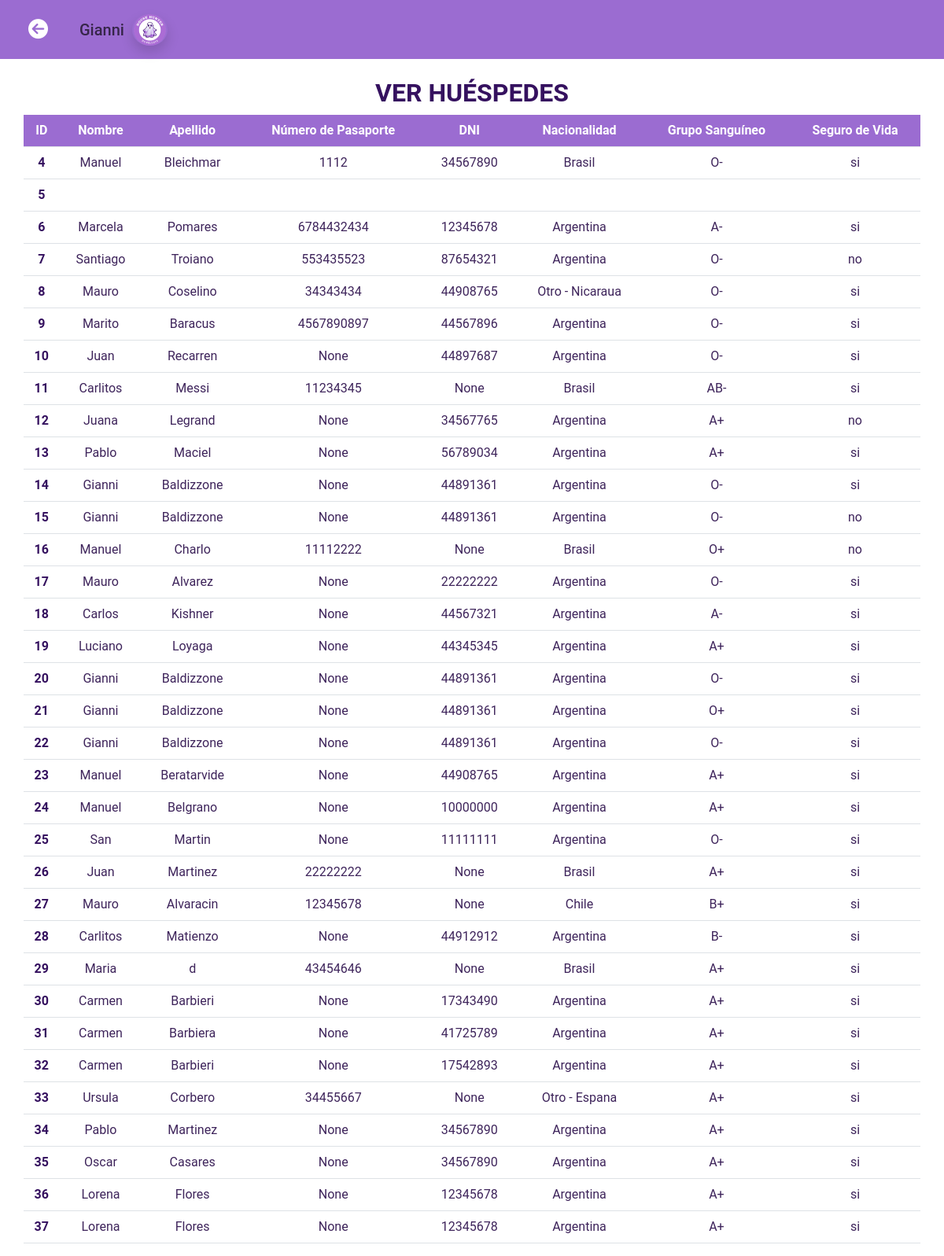
Screenshot of /abm/abmHuespedes/huespedMostrar (signed in) with the database file from the repository.
### tables this page shows
CREATE TABLE HUESPED(
    id INTEGER PRIMARY KEY,
    nombre TEXT,
    apellido TEXT,
    numero_pasaporte INT,
    dni INT,
    nacionalidad INT,
    grupo_sanguineo TEXT,
    seguro_vida TEXT
    );

### main.py (the view)
@app.route('/abm/abmHuespedes/huespedMostrar')
def  huespedMostrar():
    menu = Menu(nombre_empleado=session.get('usuario'), contrasena_empleado=session.get('contrasena'), id_empleado=session.get('id'))
    huesped = menu.mostrar_huespedes()
    return render_template('huespedMostrar.html', nombre_usuario=session.get('usuario'), huesped=huesped)

### Menu.py (called while the page is built)
  def mostrar_huespedes(self):
                  nombreBD = "househunter.db"
                  conexion = Conexion(nombreBD)
                  conexion.CrearTablaHuesped()
                  huespedes = conexion.MostrarHuespedes()
                  return huespedes

### bd.py (called while the page is built)
  def CrearTablaHuesped(self):
    self.cursor.execute('''
    CREATE TABLE IF NOT EXISTS HUESPED(
    id INTEGER PRIMARY KEY,
    nombre TEXT,
    apellido TEXT,
    numero_pasaporte INT,
    dni INT,
    nacionalidad INT,
    grupo_sanguineo TEXT,
    seguro_vida TEXT
    )
    ''')
    self.conexion.commit()

  def MostrarHuespedes(self):
    try:
        self.cursor.execute("SELECT * FROM HUESPED")
        huespedes = self.cursor.fetchall()
        return huespedes
    except sqlite3.Error as e:
        print("Error al recuperar huespedes:", e)
        return []

### templates/huespedMostrar.html (shortened to what this page needs)
<!DOCTYPE html>
<html lang="es">
<head>
    <link href="https://cdn.jsdelivr.net/npm/bootstrap@5.3.2/dist/css/bootstrap.min.css" rel="stylesheet"
>
    <link rel="stylesheet" type="text/css" href="{{ url_for('static', filename='styles/style.css')}}">
</head>
<body>
    <nav class="navbar navbar-expand-lg navbar-light bg-light">
        <div class="container-fluid">
            <a class="navbar-brand" href="{{ url_for('abmHuespedes') }}">
                <i class="fa-solid fa-circle-arrow-left fa-lg m-4"></i>
            </a>
            <div class="collapse navbar-collapse" id="navbarNav">
                <div class="navbar-text">
                    <h5 class="mr-3"> {{ nombre_usuario }} </h5>
                    <img src="{{ url_for('static', filename='img/logo2.png') }}" alt="Foto del Empleado" height="40" class="rounded-circle me-2 shadow">
                </div>
            </div>
        </div>
    </nav>
    <div class="container text-center mt-4">
        <div class="row">
            <h2 class="text-darkviolet">Ver huéspedes</h2>
            <table class="table table-responsive-md">
                <thead>
                    <tr>
                        <th scope="col" class="bg-violet">ID</th>
                        <th scope="col" class="bg-violet">Nombre</th>
                        <th scope="col" class="bg-violet">Apellido</th>
                        <th scope="col" class="bg-violet">Número de Pasaporte</th>
                        <th scope="col" class="bg-violet">DNI</th>
                        <th scope="col" class="bg-violet">Nacionalidad</th>
                        <th scope="col" class="bg-violet">Grupo Sanguíneo</th>
                        <th scope="col" class="bg-violet">Seguro de Vida</th>
                    </tr>
                </thead>
                <tbody class="table-body">
                    {% for huesped in huesped %}
                        <tr>
                            <th scope="row">{{ huesped[0] }}</th>
                            <td>{{ huesped[1] }}</td>
                            <td>{{ huesped[2] }}</td>
                            <td>{{ huesped[3] }}</td>
                            <td>{{ huesped[4] }}</td>
                            <td>{{ huesped[5] }}</td>
                            <td>{{ huesped[6] }}</td>
                            <td>{{ huesped[7] }}</td>
                        </tr>
                    {% endfor %}
                </tbody>
            </table>
        </div>
    </div>
</body>
</html>

### static/styles/style.css (style rules this page uses)
a { text-decoration: none; font-family: 'Roboto', sans-serif; font-weight: bold; }
body { overflow-x: hidden; justify-content: center; font-family: 'Roboto', sans-serif !important; }
.fa-solid { color: #fff !important; }
.text-center { font-family: 'Roboto', sans-serif; font-weight: bold; color: #fff !important; }
div.row { display: flex !important; justify-content: center !important; }
.navbar { background-color: #9B6CD1 !important; }
.navbar-text { display: flex; align-items: center; padding-right: 25px; }
.mr-3 { margin-right: 10px; margin-bottom: 0px; }
.bg-violet { background: #9B6CD1 !important; color: #fff !important; }
.table-body { font-weight: 400; }
td { color: #3e245b !important; }
th { color: #35115f !important; }
.text-darkviolet { color: #35115f !important; font-weight: bold; text-transform: uppercase; }

### rows the page displays
HUESPED: id "4", nombre "Manuel", apellido "Bleichmar", numero_pasaporte "1112", dni "34567890", nacionalidad "Brasil", grupo_sanguineo "O-", seguro_vida "si"
HUESPED: id "5"
HUESPED: id "6", nombre "Marcela", apellido "Pomares", numero_pasaporte "6784432434", dni "12345678", nacionalidad "Argentina", grupo_sanguineo "A-", seguro_vida "si"
HUESPED: id "7", nombre "Santiago", apellido "Troiano", numero_pasaporte "553435523", dni "87654321", nacionalidad "Argentina", grupo_sanguineo "O-", seguro_vida "no"
HUESPED: id "8", nombre "Mauro", apellido "Coselino", numero_pasaporte "34343434", dni "44908765", nacionalidad "Otro - Nicaraua", grupo_sanguineo "O-", seguro_vida "si"
HUESPED: id "9", nombre "Marito", apellido "Baracus", numero_pasaporte "4567890897", dni "44567896", nacionalidad "Argentina", grupo_sanguineo "O-", seguro_vida "si"
HUESPED: id "10", nombre "Juan", apellido "Recarren", huesped "None", dni "44897687", nacionalidad "Argentina", grupo_sanguineo "O-", seguro_vida "si"
HUESPED: id "11", nombre "Carlitos", apellido "Messi", numero_pasaporte "11234345", huesped "None", nacionalidad "Brasil", grupo_sanguineo "AB-", seguro_vida "si"
HUESPED: id "12", nombre "Juana", apellido "Legrand", huesped "None", dni "34567765", nacionalidad "Argentina", grupo_sanguineo "A+", seguro_vida "no"
HUESPED: id "13", nombre "Pablo", apellido "Maciel", huesped "None", dni "56789034", nacionalidad "Argentina", grupo_sanguineo "A+", seguro_vida "si"
HUESPED: id "14", nombre "Gianni", apellido "Baldizzone", huesped "None", dni "44891361", nacionalidad "Argentina", grupo_sanguineo "O-", seguro_vida "si"
HUESPED: id "15", nombre "Gianni", apellido "Baldizzone", huesped "None", dni "44891361", nacionalidad "Argentina", grupo_sanguineo "O-", seguro_vida "no"
HUESPED: id "16", nombre "Manuel", apellido "Charlo", numero_pasaporte "11112222", huesped "None", nacionalidad "Brasil", grupo_sanguineo "O+", seguro_vida "no"
HUESPED: id "17", nombre "Mauro", apellido "Alvarez", huesped "None", dni "22222222", nacionalidad "Argentina", grupo_sanguineo "O-", seguro_vida "si"
HUESPED: id "18", nombre "Carlos", apellido "Kishner", huesped "None", dni "44567321", nacionalidad "Argentina", grupo_sanguineo "A-", seguro_vida "si"
HUESPED: id "19", nombre "Luciano", apellido "Loyaga", huesped "None", dni "44345345", nacionalidad "Argentina", grupo_sanguineo "A+", seguro_vida "si"
HUESPED: id "20", nombre "Gianni", apellido "Baldizzone", huesped "None", dni "44891361", nacionalidad "Argentina", grupo_sanguineo "O-", seguro_vida "si"
HUESPED: id "21", nombre "Gianni", apellido "Baldizzone", huesped "None", dni "44891361", nacionalidad "Argentina", grupo_sanguineo "O+", seguro_vida "si"
HUESPED: id "22", nombre "Gianni", apellido "Baldizzone", huesped "None", dni "44891361", nacionalidad "Argentina", grupo_sanguineo "O-", seguro_vida "si"
HUESPED: id "23", nombre "Manuel", apellido "Beratarvide", huesped "None", dni "44908765", nacionalidad "Argentina", grupo_sanguineo "A+", seguro_vida "si"
HUESPED: id "24", nombre "Manuel", apellido "Belgrano", huesped "None", dni "10000000", nacionalidad "Argentina", grupo_sanguineo "A+", seguro_vida "si"
HUESPED: id "25", nombre "San", apellido "Martin", huesped "None", dni "11111111", nacionalidad "Argentina", grupo_sanguineo "O-", seguro_vida "si"
HUESPED: id "26", nombre "Juan", apellido "Martinez", numero_pasaporte "22222222", huesped "None", nacionalidad "Brasil", grupo_sanguineo "A+", seguro_vida "si"
HUESPED: id "27", nombre "Mauro", apellido "Alvaracin", numero_pasaporte "12345678", huesped "None", nacionalidad "Chile", grupo_sanguineo "B+", seguro_vida "si"
HUESPED: id "28", nombre "Carlitos", apellido "Matienzo", huesped "None", dni "44912912", nacionalidad "Argentina", grupo_sanguineo "B-", seguro_vida "si"
HUESPED: id "29", nombre "Maria", apellido "d", numero_pasaporte "43454646", huesped "None", nacionalidad "Brasil", grupo_sanguineo "A+", seguro_vida "si"
HUESPED: id "30", nombre "Carmen", apellido "Barbieri", huesped "None", dni "17343490", nacionalidad "Argentina", grupo_sanguineo "A+", seguro_vida "si"
HUESPED: id "31", nombre "Carmen", apellido "Barbiera", huesped "None", dni "41725789", nacionalidad "Argentina", grupo_sanguineo "A+", seguro_vida "si"
HUESPED: id "32", nombre "Carmen", apellido "Barbieri", huesped "None", dni "17542893", nacionalidad "Argentina", grupo_sanguineo "A+", seguro_vida "si"
HUESPED: id "33", nombre "Ursula", apellido "Corbero", numero_pasaporte "34455667", huesped "None", nacionalidad "Otro - Espana", grupo_sanguineo "A+", seguro_vida "si"
HUESPED: id "34", nombre "Pablo", apellido "Martinez", huesped "None", dni "34567890", nacionalidad "Argentina", grupo_sanguineo "A+", seguro_vida "si"
HUESPED: id "35", nombre "Oscar", apellido "Casares", huesped "None", dni "34567890", nacionalidad "Argentina", grupo_sanguineo "A+", seguro_vida "si"
HUESPED: id "36", nombre "Lorena", apellido "Flores", huesped "None", dni "12345678", nacionalidad "Argentina", grupo_sanguineo "A+", seguro_vida "si"
HUESPED: id "37", nombre "Lorena", apellido "Flores", huesped "None", dni "12345678", nacionalidad "Argentina", grupo_sanguineo "A+", seguro_vida "si"

### other values shown
{{ nombre_usuario }} "Gianni"
